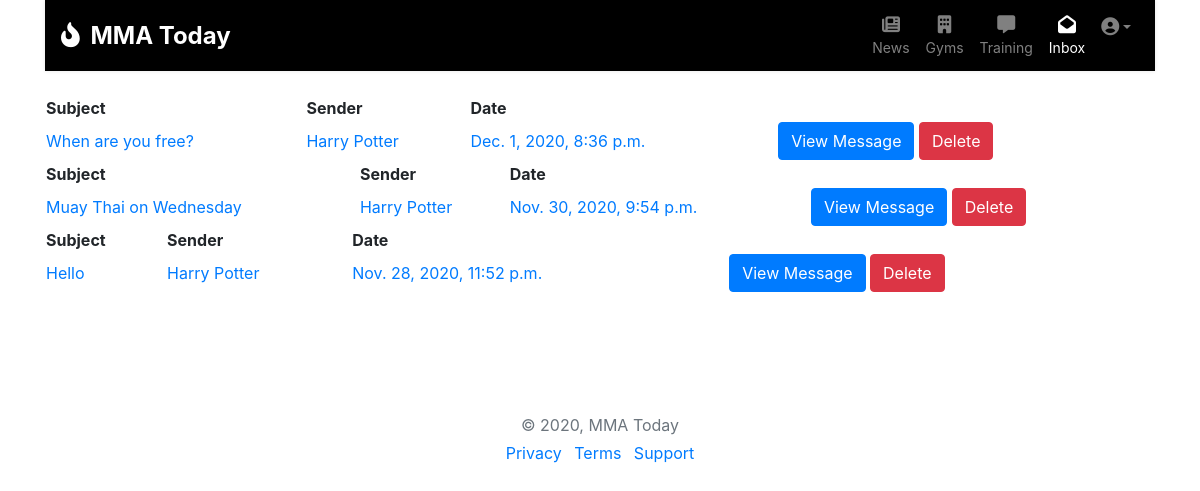
The page /inbox (signed in) on the database its author committed.
### mmmatoday_app/models.py (models this page shows, shortened)
class Message(models.Model):
    message = models.CharField(max_length=255)
    subject = models.CharField(max_length=40)
    sender = models.ForeignKey(User, related_name='sender', on_delete=models.CASCADE)
    receiver = models.ForeignKey(User, related_name='receiver', on_delete=models.CASCADE)
    created_at = models.DateTimeField(auto_now_add=True)
    updated_at = models.DateTimeField(auto_now=True)
    objects = MessageManager()

class User(models.Model):
    first_name = models.CharField(max_length=40)
    last_name = models.CharField(max_length=40)
    email = models.CharField(max_length=50, unique=True)
    password = models.TextField()
    created_at = models.DateTimeField(auto_now_add=True)
    updated_at = models.DateTimeField(auto_now=True)
    objects = UserManager()

### mmmatoday_app/views.py (the view)
# urls.py: path('inbox', views.inbox),
def inbox(request):
    if 'user_id' not in request.session:
        messages.error(request, "You need to register or log in!")
        return redirect('/')
    context = {
        'my_inbox': Message.objects.filter(receiver=request.session['user_id']).order_by("-updated_at"),
        'user': User.objects.get(id=request.session['user_id']),
        'current_page': "inbox",
    }
    return render(request, 'inbox.html', context)

### mmmatoday_app/templates/inbox.html
{% extends 'index.html' %}
{% block content %}
{% for messages in my_inbox %}
<table class="table-hover" style="width:100%">
    <tr>
        <th>Subject</th>
        <th>Sender</th>
        <th>Date</th>
        <th></th>
    </tr>
    <tr>
        <td><a href="/viewmessage/{{messages.id}}">{{messages.subject}}</a></td>
        <td><a href="/viewuser/{{messages.sender.id}}">{{messages.sender.first_name}} {{messages.sender.last_name}}</a></td>
        <td><a href="/viewmessage/{{messages.id}}">{{messages.created_at}}</a></td>
        <td>
            <a href="/viewmessage/{{messages.id}}">
                <button class="btn btn-primary">View Message</button>
            </a>
            <a href="/deletemessage/{{messages.id}}">
                <button class="btn btn-danger">Delete</button>
            </a>
        </td>
    </tr>
</table>
{% endfor %}
{% endblock %}

### mmmatoday_app/static/style.css (style rules this page uses)
body { background: #eeeeee; font-family: 'Mukta', sans-serif; }

### rows shown on the page
Message: subject "When are you free?", sender.first_name "Harry", sender.last_name "Potter", created_at "Dec. 1, 2020, 8:36 p.m."
Message: subject "Muay Thai on Wednesday", sender.first_name "Harry", sender.last_name "Potter", created_at "Nov. 30, 2020, 9:54 p.m."
Message: subject "Hello", sender.first_name "Harry", sender.last_name "Potter", created_at "Nov. 28, 2020, 11:52 p.m."
